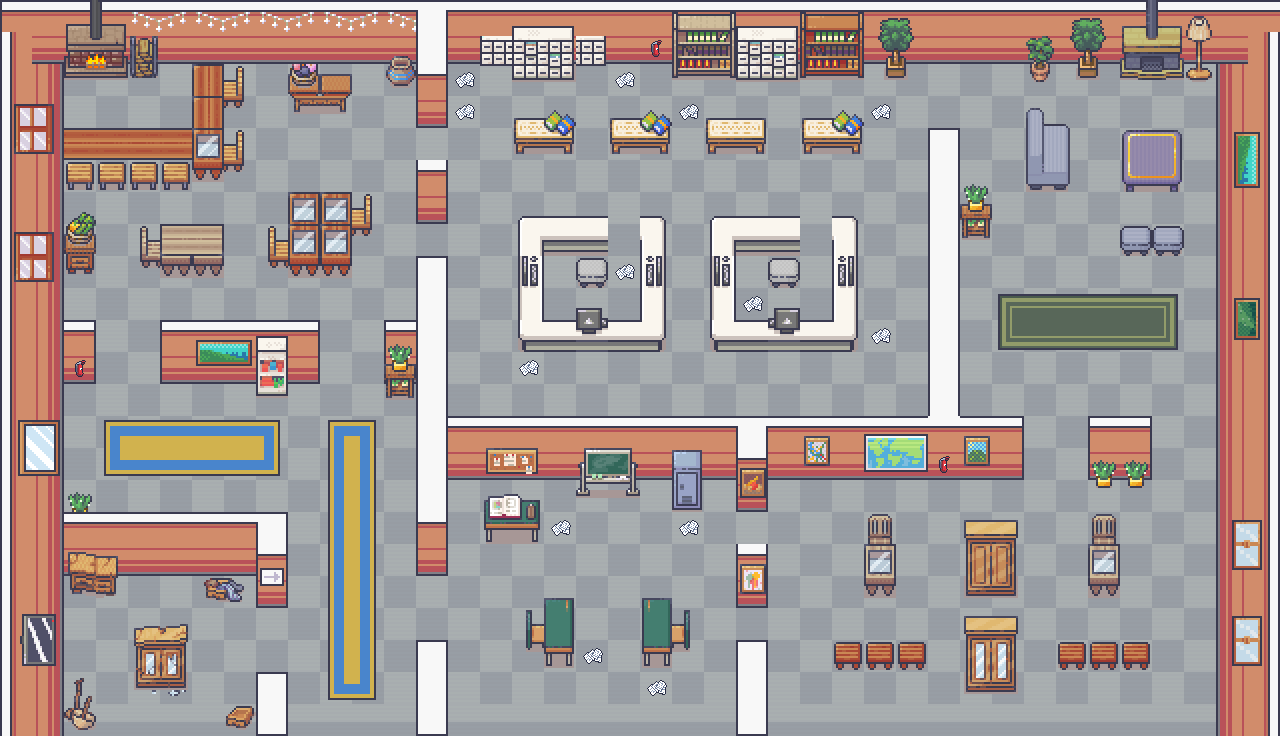

This is a level from a 2D game, rendered from its Tiled map with the project's own tilesets. A one-line summary and the map file follow, with tile-layer data summarised:
An orthogonal 40x23 tile map with 32x32 px tiles, 3 tile layers (Piso, Paredes, Decoracion), 3 tilesets and 89 objects (6x topo, 5x trol, 4x prensa, 3x jefe, player).

<map version="1.10" tiledversion="1.12.2" orientation="orthogonal" renderorder="right-down" width="40" height="23" tilewidth="32" tileheight="32" infinite="0" nextlayerid="8" nextobjectid="106">
 <tileset firstgid="1" source="../tilesets/room_builder.tsx" />
 <tileset firstgid="392" source="../tilesets/interiors.tsx" />
 <tileset firstgid="1816" source="../tilesets/spritesheet.tsx" />
 <layer id="1" name="Piso" width="40" height="23">
  <data>[920 cells, 920 non-empty, 6 distinct tile ids]</data>
 </layer>
 <layer id="2" name="Paredes" width="40" height="23">
  <data>[920 cells, 267 non-empty, 15 distinct tile ids]</data>
 </layer>
 <layer id="3" name="Decoracion" width="40" height="23">
  <data>[920 cells, 360 non-empty, 217 distinct tile ids]</data>
 </layer>
 <objectgroup id="4" name="colisiones">
  <object id="1" x="34.6667" y="189.556" width="29.1919" height="544.667" />
  <object id="7" x="61.3333" y="164.667" width="128.667" height="24.6667" />
  <object id="8" x="191.333" y="64.6667" width="53.3333" height="116.667" />
  <object id="10" x="243.333" y="36" width="781.333" height="25.3333" />
  <object id="11" x="288" y="61.8333" width="64" height="50.1667" />
  <object id="12" x="384.5" y="62.5" width="63.25" height="29" />
  <object id="13" x="415.5" y="91.5" width="31.5" height="36" />
  <object id="14" x="510" y="60.5" width="65.5" height="20.5" />
  <object id="15" x="672.25" y="62.75" width="238.167" height="17.5" />
  <object id="16" x="1025" y="61.6667" width="191" height="23" />
  <object id="17" x="1215.67" y="84" width="26.3333" height="651.667" />
  <object id="18" x="1120" y="128" width="63" height="64" />
  <object id="19" x="1025" y="128.667" width="46.3333" height="62" />
  <object id="20" x="1120.33" y="223.667" width="63" height="32.3333" />
  <object id="21" x="959.333" y="203.667" width="33.3333" height="36.6667" />
  <object id="22" x="927.667" y="127.333" width="31.8788" height="287.697" />
  <object id="23" x="446.667" y="415" width="577" height="65" />
  <object id="24" x="1087.5" y="415.5" width="64.25" height="72.75" />
  <object id="25" x="511.667" y="127.5" width="64.3333" height="29.3333" />
  <object id="26" x="607.924" y="127.5" width="64.3333" height="29.3333" />
  <object id="27" x="703.833" y="127.5" width="64.3333" height="29.3333" />
  <object id="28" x="800.197" y="127.5" width="64.3333" height="29.3333" />
  <object id="29" x="416.25" y="159.5" width="31.5" height="64.25" />
  <object id="30" x="415.75" y="255.5" width="32" height="320.083" />
  <object id="31" x="517.333" y="223.333" width="90.3333" height="31" />
  <object id="32" x="639.667" y="224.667" width="26.3333" height="128" />
  <object id="33" x="517" y="253.333" width="26.6667" height="98.6667" />
  <object id="34" x="544" y="320" width="96" height="32" />
  <object id="35" x="575.667" y="254.667" width="31.6667" height="33" />
  <object id="36" x="709.833" y="224" width="90.3333" height="31" />
  <object id="37" x="832.167" y="225.334" width="26.3333" height="128" />
  <object id="38" x="709.5" y="254" width="26.6667" height="98.6667" />
  <object id="39" x="736.5" y="320.667" width="96" height="32" />
  <object id="40" x="768.167" y="255.334" width="31.6667" height="33" />
  <object id="41" x="63" y="242.25" width="33" height="32.5" />
  <object id="42" x="159.75" y="223.5" width="63.75" height="53.25" />
  <object id="44" x="139.25" y="239.75" width="20.75" height="29.25" />
  <object id="45" x="287.5" y="191.5" width="64.5" height="85" />
  <object id="46" x="268" y="239.75" width="19" height="29.5" />
  <object id="47" x="352" y="207.5" width="19.75" height="29" />
  <object id="48" x="62.625" y="319.875" width="33.5" height="64" />
  <object id="49" x="160" y="319.636" width="159.636" height="64.1818" />
  <object id="50" x="255.875" y="384.063" width="32.0625" height="13.6875" />
  <object id="51" x="383.25" y="320.5" width="34" height="79.75" />
  <object id="52" x="64.3333" y="511.667" width="223.667" height="64.3333" />
  <object id="53" x="199.667" y="576" width="88.3333" height="31" />
  <object id="54" x="63.6364" y="505.182" width="32.5455" height="6.72727" />
  <object id="55" x="255.818" y="671.455" width="32.3636" height="64.7273" />
  <object id="56" x="223.636" y="704.182" width="32" height="31.4545" />
  <object id="57" x="131.455" y="639.455" width="57.8182" height="50.3636" />
  <object id="59" x="64" y="690" width="33" height="45.5" />
  <object id="60" x="63.75" y="575.75" width="58" height="21.5" />
  <object id="61" x="415.818" y="639.636" width="32.1818" height="96.7273" />
  <object id="62" x="480.5" y="512.25" width="62.5" height="31.25" />
  <object id="63" x="543.25" y="606.75" width="32.5" height="62.5" />
  <object id="65" x="639.75" y="608.25" width="31.75" height="60.25" />
  <object id="66" x="524.75" y="623.5" width="18" height="28.75" />
  <object id="67" x="671.5" y="623.5" width="19.25" height="28.25" />
  <object id="68" x="575.25" y="480.25" width="64.75" height="18.75" />
  <object id="69" x="672.5" y="480" width="30" height="31.5" />
  <object id="70" x="735.75" y="639.5" width="32" height="96.875" />
  <object id="71" x="735.5" y="543.75" width="32.75" height="64.375" />
  <object id="72" x="735.625" y="480" width="32.625" height="32.125" />
  <object id="73" x="864" y="535.333" width="31.3333" height="62.3333" />
  <object id="74" x="1087.67" y="535.333" width="32.3333" height="63.3333" />
  <object id="75" x="831.667" y="640" width="95.6667" height="32.3333" />
  <object id="76" x="1056" y="639.333" width="95.3333" height="32.3333" />
  <object id="79" x="961.333" y="638.333" width="58" height="55.3333" />
  <object id="80" x="961.333" y="542.833" width="58" height="54.3334" />
  <object id="103" x="94" y="734.333" width="1122" height="1.33333" />
 </objectgroup>
 <objectgroup id="7" name="player_spawn">
  <object id="104" type="player" x="352" y="701.667">
   <point />
  </object>
 </objectgroup>
 <objectgroup id="5" name="spawners">
  <object id="84" type="prensa" x="116" y="722">
   <point />
  </object>
  <object id="85" type="prensa" x="158.333" y="614.667">
   <point />
  </object>
  <object id="86" type="trol" x="130" y="446.667">
   <point />
  </object>
  <object id="87" type="topo" x="319.333" y="165.333">
   <point />
  </object>
  <object id="88" type="prensa" x="560.667" y="306.667">
   <point />
  </object>
  <object id="89" type="prensa" x="753.333" y="305.333">
   <point />
  </object>
  <object id="90" type="topo" x="590" y="185.333">
   <point />
  </object>
  <object id="91" type="topo" x="784.667" y="108.667">
   <point />
  </object>
  <object id="92" type="trol" x="895.333" y="218.667">
   <point />
  </object>
  <object id="93" type="trol" x="1032.67" y="318">
   <point />
  </object>
  <object id="94" type="topo" x="1096.67" y="172.667">
   <point />
  </object>
  <object id="95" type="trol" x="1172" y="575.333">
   <point />
  </object>
  <object id="96" type="trol" x="603.333" y="540.667">
   <point />
  </object>
  <object id="97" type="topo" x="819.333" y="540">
   <point />
  </object>
  <object id="98" type="topo" x="991.333" y="725.333">
   <point />
  </object>
 </objectgroup>
 <objectgroup id="6" name="boss_spawn">
  <object id="99" name="keiko" type="jefe" x="686" y="210">
   <point />
  </object>
  <object id="100" name="barbaran" type="jefe" x="687" y="390">
   <point />
  </object>
  <object id="101" name="galarreta" type="jefe" x="688" y="292">
   <point />
  </object>
 </objectgroup>
</map>
